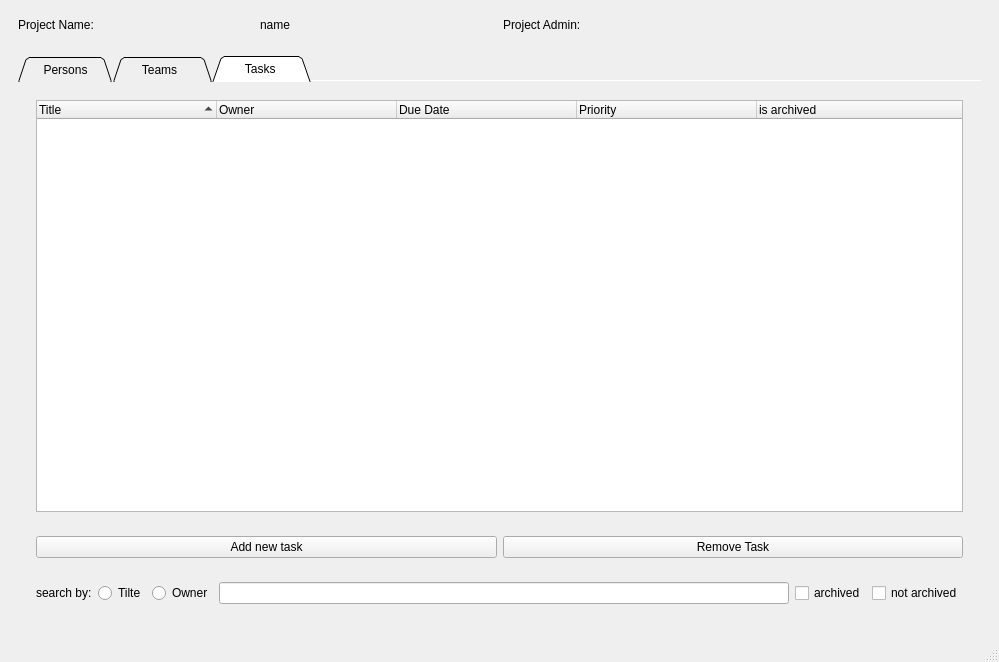
<?xml version="1.0" encoding="UTF-8"?>
<ui version="4.0">
 <class>ProjectsWindow</class>
 <widget class="QMainWindow" name="ProjectsWindow">
  <property name="geometry">
   <rect>
    <x>0</x>
    <y>0</y>
    <width>999</width>
    <height>662</height>
   </rect>
  </property>
  <property name="windowTitle">
   <string>MainWindow</string>
  </property>
  <widget class="QWidget" name="centralwidget">
   <layout class="QVBoxLayout" name="verticalLayout">
    <item>
     <widget class="QWidget" name="projects_page_header_widget" native="true">
      <layout class="QHBoxLayout" name="horizontalLayout">
       <item>
        <widget class="QLabel" name="projects_name_label">
         <property name="text">
          <string>Project Name:</string>
         </property>
        </widget>
       </item>
       <item>
        <widget class="QLabel" name="projects_name_text">
         <property name="text">
          <string>name</string>
         </property>
        </widget>
       </item>
       <item>
        <widget class="QLabel" name="Project_admin_label">
         <property name="text">
          <string>Project Admin:</string>
         </property>
        </widget>
       </item>
       <item>
        <widget class="QLabel" name="Project_admin_text">
         <property name="text">
          <string/>
         </property>
        </widget>
       </item>
      </layout>
     </widget>
    </item>
    <item>
     <widget class="QWidget" name="projects_page_body_widget" native="true">
      <layout class="QVBoxLayout" name="verticalLayout_2">
       <item>
        <widget class="QTabWidget" name="project_tabs">
         <property name="autoFillBackground">
          <bool>false</bool>
         </property>
         <property name="tabShape">
          <enum>QTabWidget::Triangular</enum>
         </property>
         <property name="currentIndex">
          <number>2</number>
         </property>
         <property name="documentMode">
          <bool>true</bool>
         </property>
         <property name="tabsClosable">
          <bool>false</bool>
         </property>
         <property name="movable">
          <bool>false</bool>
         </property>
         <property name="tabBarAutoHide">
          <bool>false</bool>
         </property>
         <widget class="QWidget" name="project_persons_tab">
          <attribute name="title">
           <string>    Persons    </string>
          </attribute>
          <layout class="QVBoxLayout" name="verticalLayout_3">
           <item>
            <widget class="QTreeWidget" name="project_persons_tree_widget">
             <column>
              <property name="text">
               <string>Name</string>
              </property>
             </column>
             <column>
              <property name="text">
               <string>Username</string>
              </property>
             </column>
             <column>
              <property name="text">
               <string>Org ID</string>
              </property>
             </column>
            </widget>
           </item>
           <item>
            <widget class="QWidget" name="widget_2" native="true">
             <layout class="QHBoxLayout" name="horizontalLayout_2">
              <item>
               <widget class="QPushButton" name="projects_add_person_BTN">
                <property name="text">
                 <string>add new person</string>
                </property>
               </widget>
              </item>
              <item>
               <widget class="QPushButton" name="projects_set_admin_BTN">
                <property name="text">
                 <string>set as admin</string>
                </property>
               </widget>
              </item>
              <item>
               <widget class="QPushButton" name="projects_remove_person_BTN">
                <property name="text">
                 <string>remove from project</string>
                </property>
               </widget>
              </item>
             </layout>
            </widget>
           </item>
           <item>
            <widget class="QWidget" name="widget" native="true">
             <layout class="QHBoxLayout" name="horizontalLayout_3">
              <item>
               <widget class="QLabel" name="serarch_by_text_label">
                <property name="text">
                 <string>Search by:</string>
                </property>
               </widget>
              </item>
              <item>
               <widget class="QRadioButton" name="search_by_name_radio">
                <property name="text">
                 <string>Name</string>
                </property>
                <property name="checked">
                 <bool>true</bool>
                </property>
               </widget>
              </item>
              <item>
               <widget class="QRadioButton" name="search_by_username_radio">
                <property name="text">
                 <string>Username</string>
                </property>
               </widget>
              </item>
              <item>
               <widget class="QRadioButton" name="search_by_org_id_radio">
                <property name="text">
                 <string>Org ID</string>
                </property>
               </widget>
              </item>
              <item>
               <widget class="QLineEdit" name="search_line_edit"/>
              </item>
             </layout>
            </widget>
           </item>
          </layout>
         </widget>
         <widget class="QWidget" name="project_teams_tab">
          <attribute name="title">
           <string>     Teams       </string>
          </attribute>
          <layout class="QVBoxLayout" name="verticalLayout_4">
           <item>
            <widget class="QListWidget" name="project_teams_list_widget"/>
           </item>
           <item>
            <widget class="QWidget" name="widget_4" native="true">
             <layout class="QHBoxLayout" name="horizontalLayout_6">
              <item>
               <widget class="QComboBox" name="org_teams_combo_box">
                <item>
                 <property name="text">
                  <string>select...</string>
                 </property>
                </item>
               </widget>
              </item>
              <item>
               <widget class="QPushButton" name="project_teams_add_BTN">
                <property name="text">
                 <string>add team to project</string>
                </property>
               </widget>
              </item>
              <item>
               <widget class="QPushButton" name="project_teams_remove_BTN">
                <property name="text">
                 <string>remove team from project</string>
                </property>
               </widget>
              </item>
             </layout>
            </widget>
           </item>
           <item>
            <widget class="QWidget" name="widget_3" native="true">
             <layout class="QHBoxLayout" name="horizontalLayout_5">
              <item>
               <widget class="QPushButton" name="project_teams_sort_BTN">
                <property name="text">
                 <string>sort teams</string>
                </property>
               </widget>
              </item>
              <item>
               <widget class="QLineEdit" name="project_teams_search_line_edit">
                <property name="placeholderText">
                 <string>search ...</string>
                </property>
               </widget>
              </item>
             </layout>
            </widget>
           </item>
          </layout>
         </widget>
         <widget class="QWidget" name="project_tasks_tab">
          <attribute name="title">
           <string>      Tasks       </string>
          </attribute>
          <layout class="QVBoxLayout" name="verticalLayout_5">
           <item>
            <widget class="QWidget" name="widget_5" native="true">
             <layout class="QVBoxLayout" name="verticalLayout_6">
              <item>
               <widget class="QTreeWidget" name="project_tasks_tree_widget">
                <property name="sortingEnabled">
                 <bool>true</bool>
                </property>
                <property name="wordWrap">
                 <bool>false</bool>
                </property>
                <property name="headerHidden">
                 <bool>false</bool>
                </property>
                <attribute name="headerCascadingSectionResizes">
                 <bool>false</bool>
                </attribute>
                <attribute name="headerMinimumSectionSize">
                 <number>50</number>
                </attribute>
                <attribute name="headerDefaultSectionSize">
                 <number>180</number>
                </attribute>
                <column>
                 <property name="text">
                  <string>Title</string>
                 </property>
                </column>
                <column>
                 <property name="text">
                  <string>Owner</string>
                 </property>
                </column>
                <column>
                 <property name="text">
                  <string>Due Date</string>
                 </property>
                </column>
                <column>
                 <property name="text">
                  <string>Priority</string>
                 </property>
                </column>
                <column>
                 <property name="text">
                  <string>is archived</string>
                 </property>
                </column>
               </widget>
              </item>
             </layout>
            </widget>
           </item>
           <item>
            <widget class="QWidget" name="widget_6" native="true">
             <layout class="QHBoxLayout" name="horizontalLayout_7">
              <item>
               <widget class="QPushButton" name="add_new_task_BTN">
                <property name="text">
                 <string>Add new task</string>
                </property>
               </widget>
              </item>
              <item>
               <widget class="QPushButton" name="remove_task_BTN">
                <property name="text">
                 <string>Remove Task</string>
                </property>
               </widget>
              </item>
             </layout>
            </widget>
           </item>
           <item>
            <widget class="QWidget" name="widget_7" native="true">
             <layout class="QHBoxLayout" name="horizontalLayout_4">
              <item>
               <widget class="QLabel" name="search_by_task_text">
                <property name="text">
                 <string>search by:</string>
                </property>
               </widget>
              </item>
              <item>
               <widget class="QRadioButton" name="task_search_by_title">
                <property name="text">
                 <string>Tilte</string>
                </property>
               </widget>
              </item>
              <item>
               <widget class="QRadioButton" name="task_search_by_owner">
                <property name="text">
                 <string>Owner</string>
                </property>
               </widget>
              </item>
              <item>
               <widget class="QLineEdit" name="search_task_line_edit"/>
              </item>
              <item>
               <widget class="QCheckBox" name="archived_checkbox">
                <property name="text">
                 <string>archived</string>
                </property>
               </widget>
              </item>
              <item>
               <widget class="QCheckBox" name="not_archived_checkbox">
                <property name="text">
                 <string>not archived</string>
                </property>
               </widget>
              </item>
             </layout>
            </widget>
           </item>
          </layout>
         </widget>
        </widget>
       </item>
      </layout>
     </widget>
    </item>
   </layout>
  </widget>
  <widget class="QMenuBar" name="menubar">
   <property name="geometry">
    <rect>
     <x>0</x>
     <y>0</y>
     <width>999</width>
     <height>26</height>
    </rect>
   </property>
  </widget>
  <widget class="QStatusBar" name="statusbar"/>
 </widget>
 <resources/>
 <connections/>
</ui>
